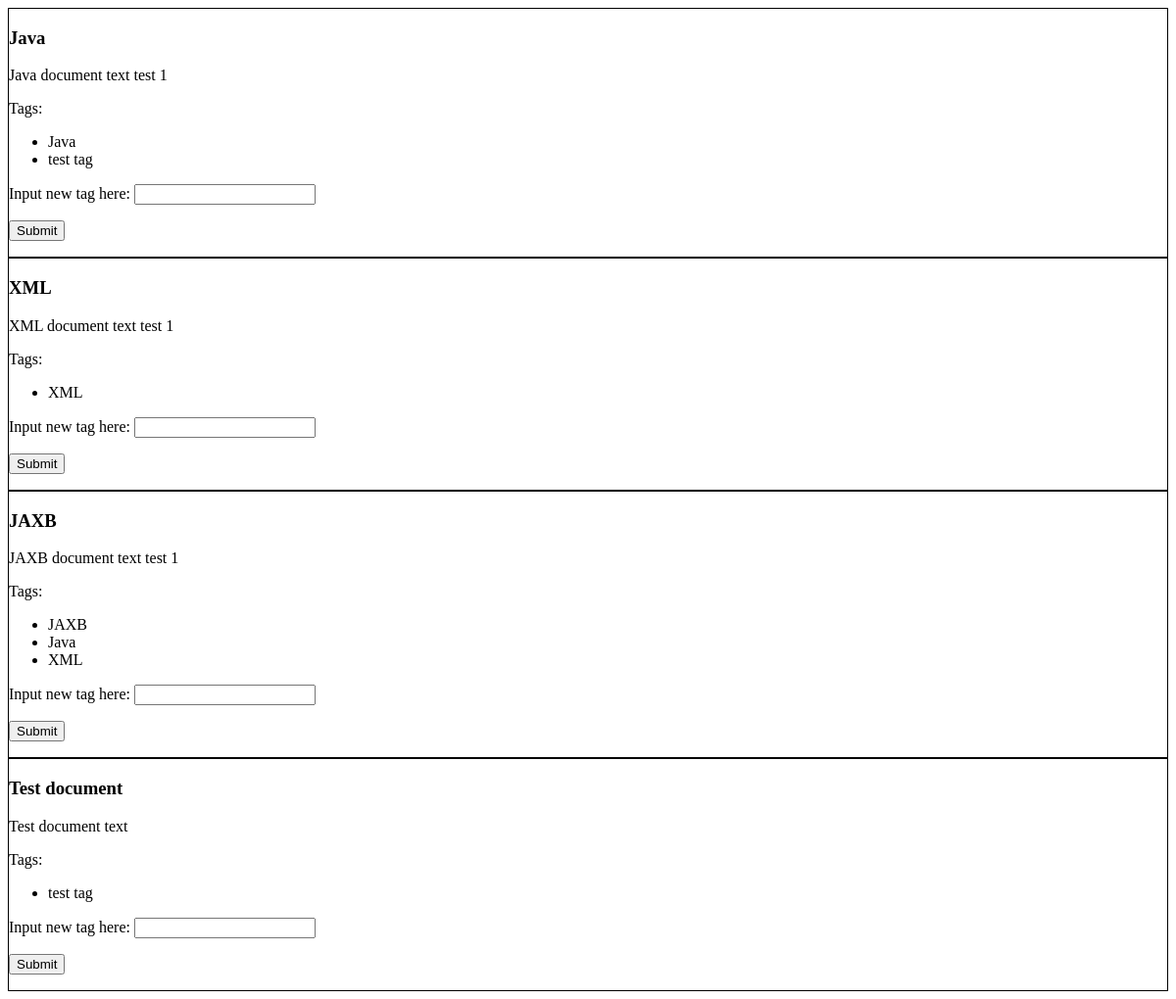
The page /notesfromxml/displaydocs/ on the database as committed earlier.
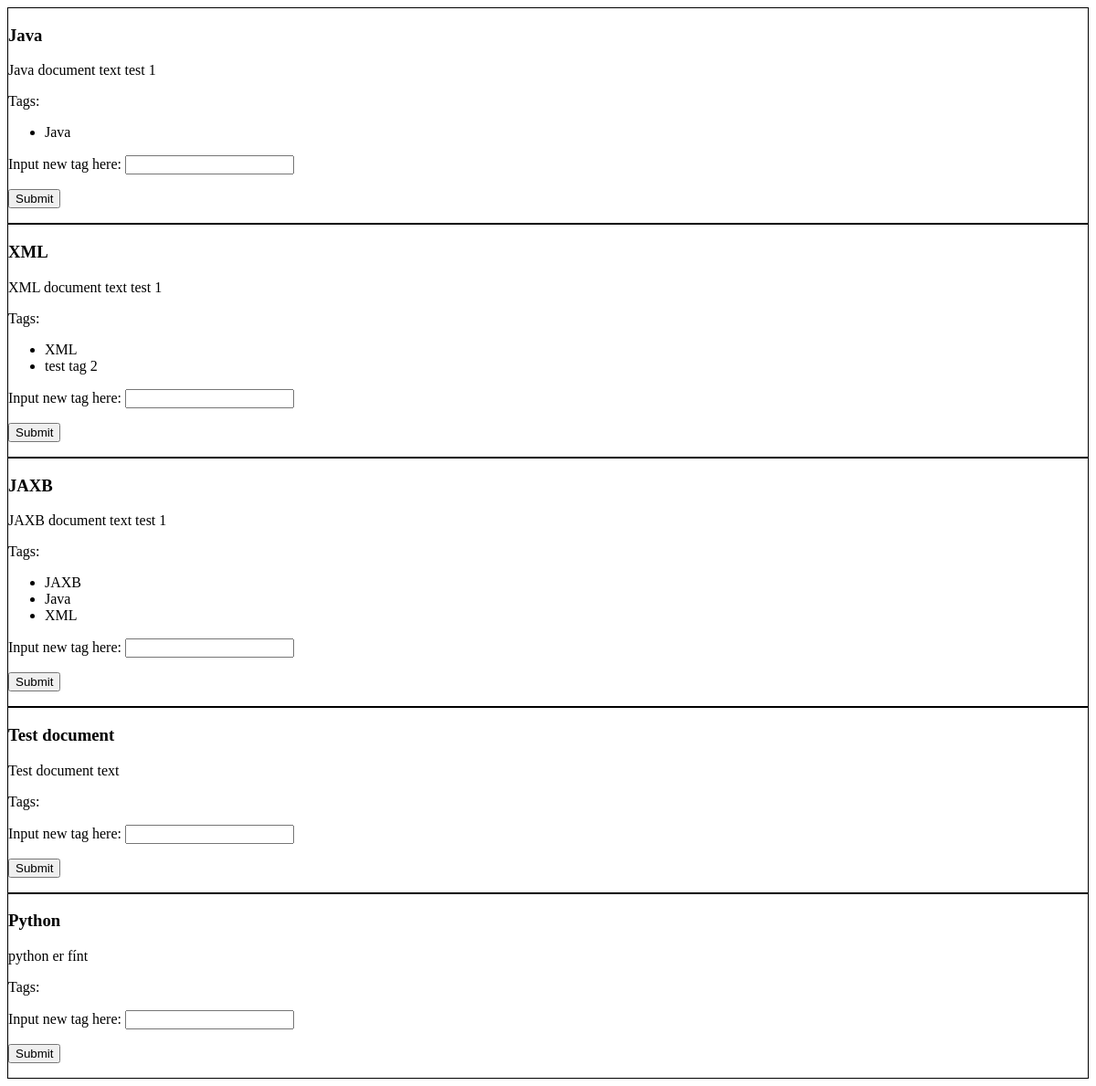
The same page on the database as committed later.
### notesfromxml/models.py (models this page shows, shortened)
class Document(models.Model):
    document_name = models.TextField()
    document_text = models.TextField()
    document_image = models.ImageField(blank=True)  # This allows only 1 image for each document.

class Tagmap(models.Model):
    tag = models.ForeignKey(
        'Tag',
        on_delete=models.CASCADE
    )
    document = models.ForeignKey(
        'Document',
        on_delete=models.CASCADE
    )

class Tag(models.Model):
    tag_name = models.TextField()

### notesfromxml/views.py (the view, shortened to what this page needs)
# urls.py: path('displaydocs/', views.display_docs, name='display_docs'),
def display_docs(request):
    documents = Document.objects.all()
    return render(request, 'notesfromxml/displaydocs.html', {'documents': documents, 'form': AddTagForm()})

### notesfromxml/forms.py
class AddTagForm(forms.ModelForm):
    tag_name = forms.CharField(label='Input new tag here:')  # The tag to be added.
    current_document = forms.CharField(widget=forms.HiddenInput())  # The document that the tag gets added to.
    class Meta:
        model = Tag
        fields = ['tag_name']

### notesfromxml/templates/notesfromxml/displaydocs.html (shortened to what this page needs)
{% if documents %}
    {% for doc in documents %}
        <div style="border: 1px solid black">
            <h3>{{ doc.document_name }}</h3>
            <p>{{ doc.document_text }}</p>
            <div class="tabContainer">
            <p>Tags:</p>
                <ul>
                    {% for mapset in doc.tagmap_set.all %}
                        <li> {{ mapset.tag.tag_name }}</li>
                    {% endfor %}
                </ul>
            </div>
            <form action="{% url 'notesfromxml:display_docs'%}" method="post">
                <div>
                    {{ form.as_p }}
                    <input type="submit" />
                </div>
            </form>
        </div>
    {% endfor %}
{% else %}
    <p>No documents found in the database.</p>
{% endif %}

Rows that differ between the two databases and show on the page:
removed Tagmap: tag.tag_name "test tag", shown under Document "Java"
removed Tagmap: tag.tag_name "test tag", shown under "Test document"
added Tagmap: tag.tag_name "test tag 2", shown under Document "XML"
added Document: document_name "Python", document_text "python er fínt"
